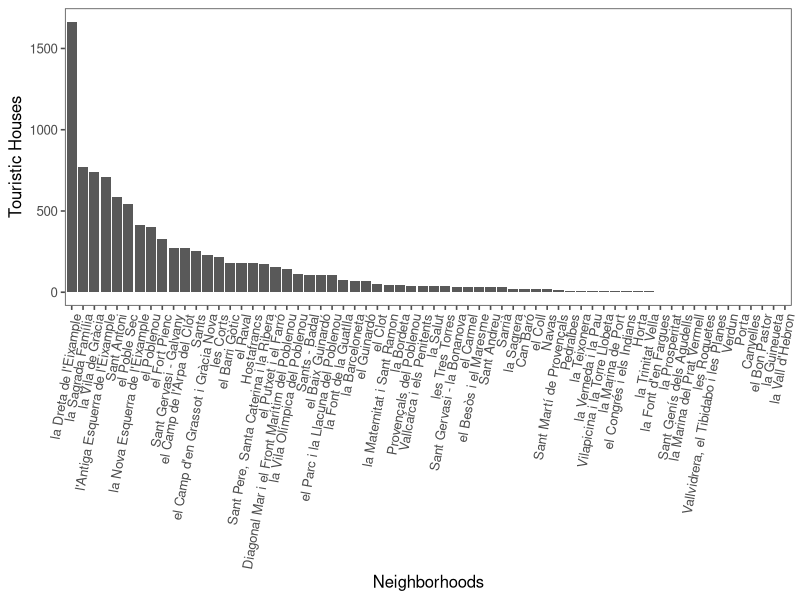

This chart was generated by the following R code: (Note: this script raises an error after producing the figure.)
library('ggplot2') # visualization
library('ggthemes') # visualization

#Read original data as Latin1, encode it to UTF-8
data = read.csv2('hut_comunicacio.csv', stringsAsFactors = F, encoding = 'UTF-8', fileEncoding = 'ISO8859-1')

#EXPEDIENT seems to be date + a number, get the date
data$DATE_STR <- sapply(data$EXPEDIENT, function(x) paste('01-', substr(x, 1, nchar(x) -5), sep = ''))
data$DATE <- as.Date(data$DATE_STR)

data$EXPEDIENT_NUM <- sapply(data$EXPEDIENT, function(x) strsplit(x, '-')[[1]][3])
head(data)

#Create a df for neighborhoods, atm with just the amount of touristic hosues
neighborhoods = as.data.frame(table(data$BARRI))
colnames(neighborhoods) <- c('NAME', 'TOURISTIC_HOUSES')

#plot only the busiest neighborhoods
ggplot(neighborhoods, aes(reorder(NAME, -TOURISTIC_HOUSES), y = TOURISTIC_HOUSES)) +
  geom_bar(stat = 'identity') + theme_few() +
  theme(axis.text.x = element_text(angle = 80, hjust = 1)) +
  labs(y = 'Touristic Houses', x = 'Neighborhoods')

#Filter out neightborhoods without many touristic houses
threshold = 5
mostHouses = max(neighborhoods$TOURISTIC_HOUSES)
busiestHoods = filter(neighborhoods, TOURISTIC_HOUSES * 100 / mostHouses > threshold)

#plot only the busiest neighborhoods
ggplot(busiestHoods, aes(reorder(NAME, -TOURISTIC_HOUSES), y = TOURISTIC_HOUSES)) +
  geom_bar(stat = 'identity') + theme_few() +
  theme(axis.text.x = element_text(angle = 80, hjust = 1)) +
  labs(y = 'Touristic Houses', x = 'Neighborhoods')


